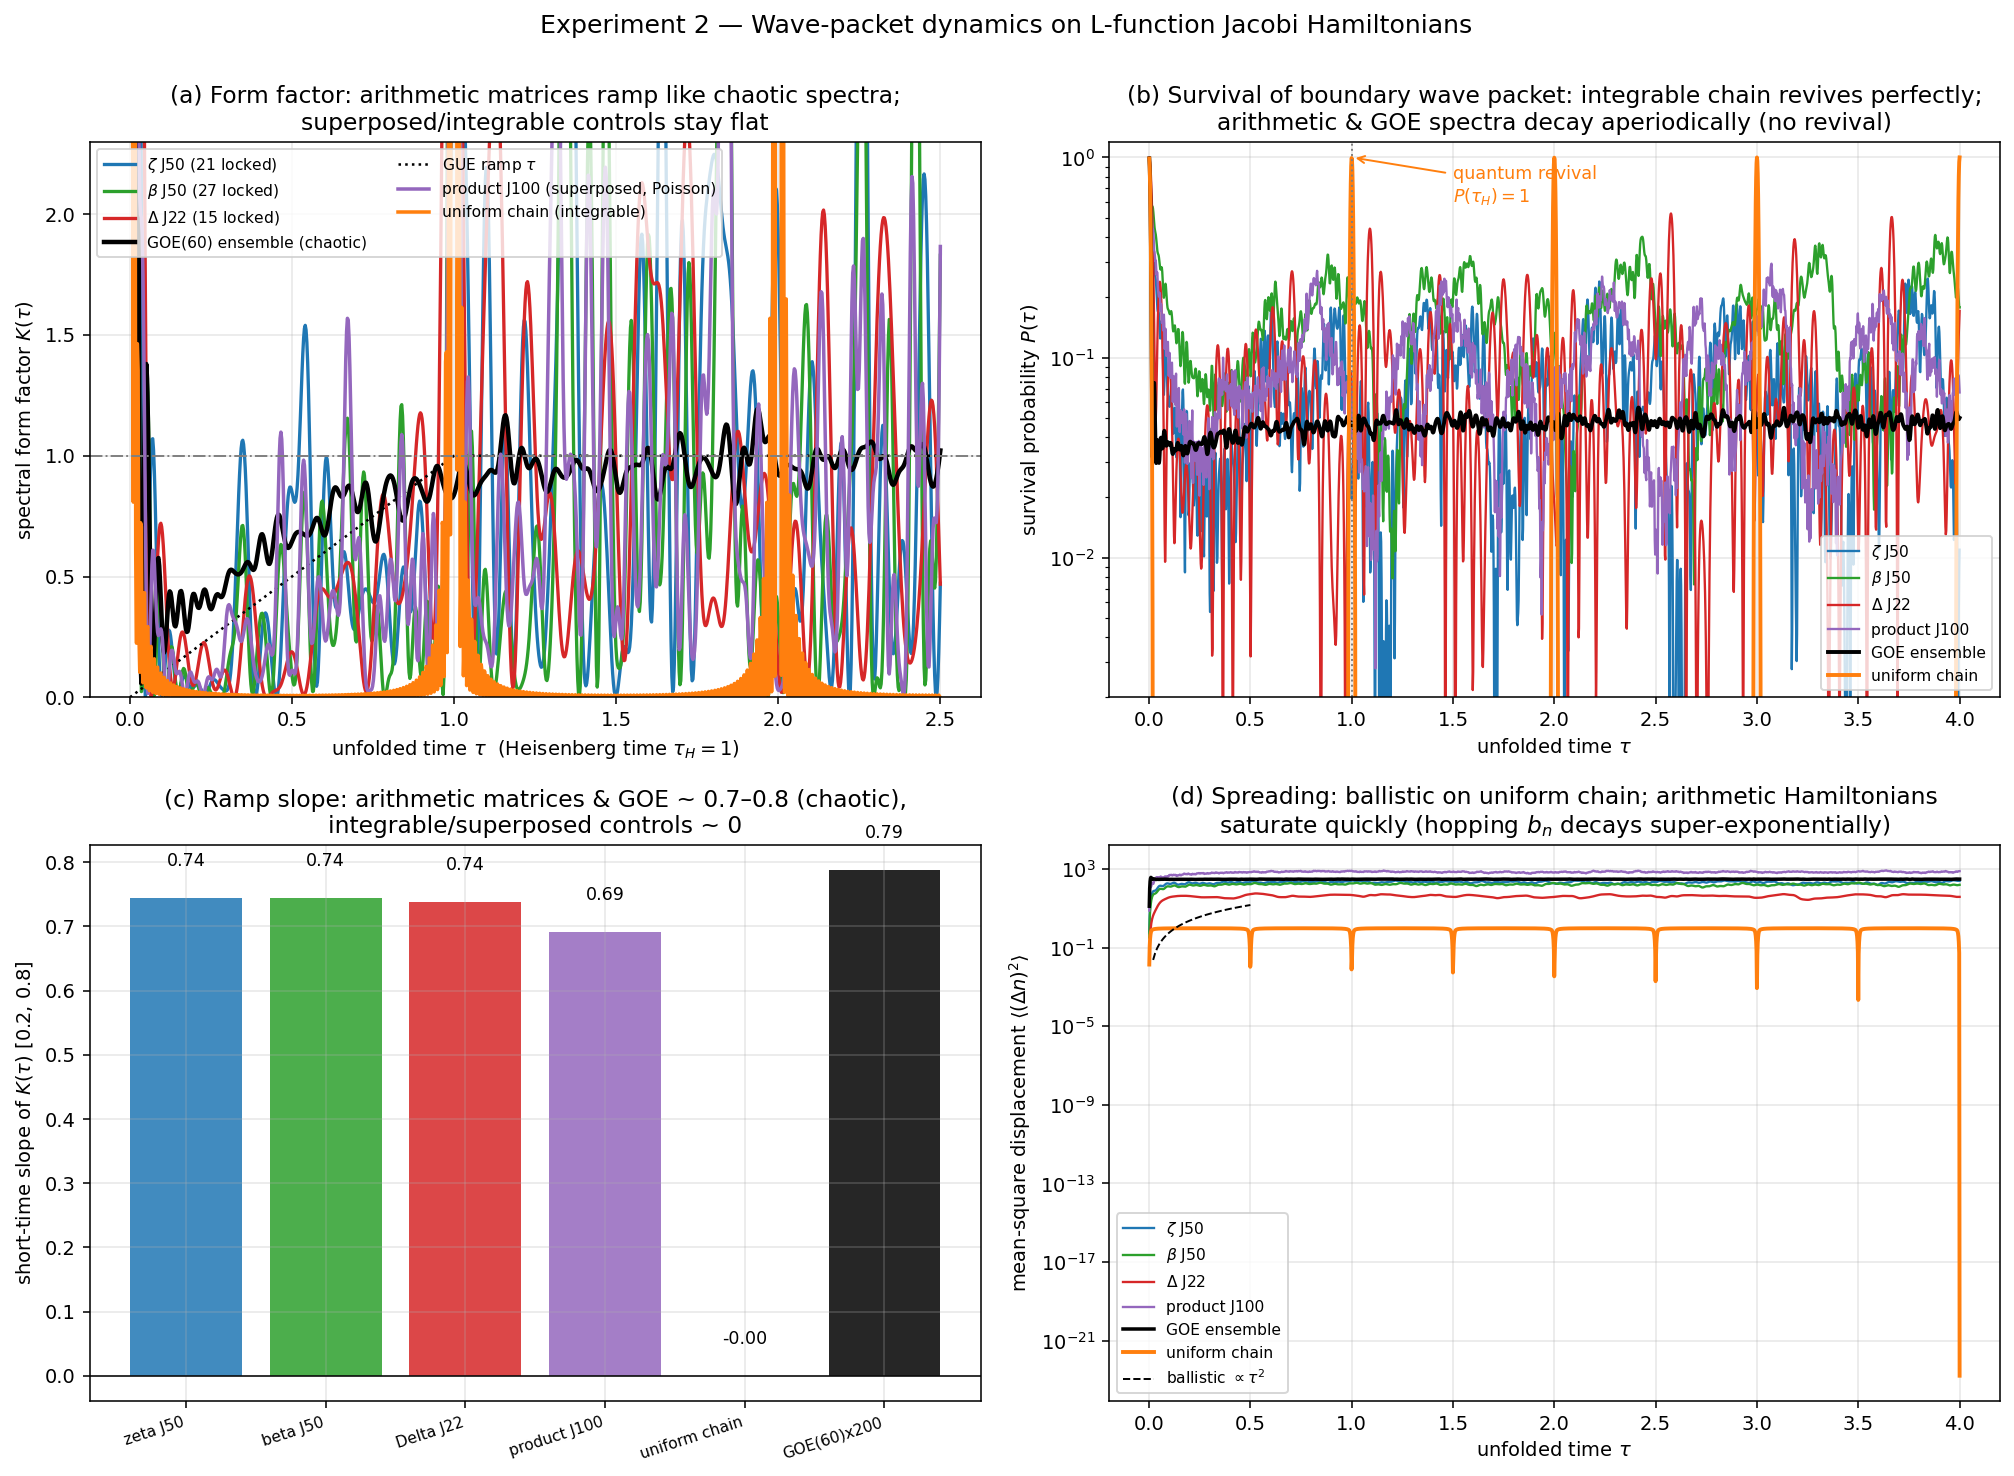

The Python source for this figure:
#!/usr/bin/env python3
"""
exp2_wavepacket.py — Physics experiment 2: wave-packet dynamics on Jacobi tight-binding Hamiltonians.

Each L-function Jacobi matrix is interpreted as a 1D tight-binding Hamiltonian
    H = sum_n alpha_n |n><n| + sum_n b_n (|n><n+1| + |n+1><n|).

Two complementary measurements:
  * SPECTRAL statistics (form factor K(tau)): computed in the LOCKED SUBSPACE — eigenstates whose
    gamma=1/sqrt(lambda) matches an independently computed zero with rel.err < 1e-4. Truncated
    Jacobi matrices reproduce only the first ~N/3 zeros; higher eigenvalues are quadrature
    artefacts and must not enter zero-level statistics. Unfolding: cubic fit of the counting
    function in the zero coordinate gamma (same convention as exp1).
  * DYNAMICS (survival P(tau), mean-square displacement): computed with the FULL truncated
    matrix — a finite N-site tight-binding system is a legitimate physical system exactly as a
    quantum simulator would realize it; the packet launched at site n0=0 places 65-85% of its
    weight on locked eigenstates (reported as lock_weight).

Controls:
  product J100 (53 locked levels = two independent zero sets superposed; exp1: Poisson) — decoupling
  uniform chain N=100 (alpha=0, b=1): integrable; EXACT unfolding e_k = k; ballistic spreading;
    perfect quantum revival P(tau_H)=1
  GOE(60) ensemble x200: chaotic benchmark (central window for K, full spectrum for dynamics)

Time tau is unfolded; Heisenberg time tau_H = 1 (2*pi convention).
"""
import numpy as np, json, os
import matplotlib
matplotlib.use('Agg')
import matplotlib.pyplot as plt

plt.rcParams['font.family'] = 'DejaVu Sans'
plt.rcParams['axes.grid'] = True
plt.rcParams['grid.alpha'] = 0.3

BASE = '/Coze/Drive/黎曼猜想论文审核/所有对话/主对话'

def load_csv_matrix(path):
    rows = []
    with open(path) as f:
        for line in f:
            line = line.strip()
            if line:
                rows.append([float(x) for x in line.split(',')])
    return np.array(rows)

def jacobi_from_ab(alphas, b_subdiag):
    n = len(alphas)
    H = np.diag([float(a) for a in alphas]).astype(float)
    b = [float(x) for x in b_subdiag]
    for i in range(n - 1):
        H[i, i+1] = H[i+1, i] = b[i]
    return H

def gamma_list(H):
    E = np.sort(np.linalg.eigvalsh(H))
    lam = E[::-1]                       # descending lambda = ascending gamma
    gamma = 1.0/np.sqrt(lam)
    order = np.argsort(gamma)
    return gamma[order], lam[order]

def locked_indices(gamma, ref_gammas, tol=1e-4):
    idx = []
    for k, g in enumerate(gamma):
        for r in ref_gammas:
            if abs(g-r)/r < tol:
                idx.append(k); break
    return np.array(sorted(set(idx)), dtype=int)

def unfold_poly(x, deg=3):
    """Cubic-polynomial unfolding of the counting function; returns values aligned to input order."""
    x = np.asarray(x, float)
    order = np.argsort(x)
    xs = x[order]
    n = len(xs)
    k = np.arange(n, dtype=float)
    coeff = np.polyfit(xs, k, deg)
    eu_s = np.polyval(coeff, xs)
    eu_s = eu_s - eu_s[0]
    eu_s = eu_s * (n-1) / (eu_s[-1] - eu_s[0])
    res = float(np.max(np.abs(eu_s - k)))
    out = np.empty_like(x)
    out[order] = eu_s
    return out, res

def form_factor(eu, taus):
    out = np.empty_like(taus)
    for i, t in enumerate(taus):
        s = np.sum(np.exp(2j*np.pi*t*eu))
        out[i] = abs(s)**2 / len(eu)
    return out

# ---------------- load matrices ----------------
Hz = load_csv_matrix(os.path.join(BASE, 'GRH交互网页/zeta_J50_matrix.csv'))
Hb = load_csv_matrix(os.path.join(BASE, 'GRH交互网页/beta_J50_matrix.csv'))
dj = json.load(open(os.path.join(BASE, 'delta_matrix/results_20260831/delta_jacobi_raw.json')))
J22 = dj['J22']
Hd = jacobi_from_ab(J22['alphas'], np.sqrt([float(x) for x in J22['betas_sq']]))
pj = json.load(open(os.path.join(BASE, 'GRH交互网页/乘积J100_20260830/product_J100_results.json')))
Hp = jacobi_from_ab(pj['alpha'], pj['b'])
Nc = 100
Hu = np.diag(np.ones(Nc-1), 1) + np.diag(np.ones(Nc-1), -1)

# ---------------- reference zeros ----------------
rows = pj['rows']
zeta_ref = np.array([r[3] for r in rows if r[2] == 'ζ'])
beta_ref = np.array([r[3] for r in rows if r[2] == 'β'])
dz = json.load(open(os.path.join(BASE, 'delta_matrix/results_20260831/delta_J100_results.json')))
delta_gammas = np.array(dz['zeros']['J22']['inv_sqrt'][:15])
prod_locked = [r for r in rows if r[4] < 1e-4]
prod_g = np.array([r[1] for r in prod_locked])
prod_win = prod_g < 115.0           # common window where both families have levels

gz, lz = gamma_list(Hz); iz = locked_indices(gz, zeta_ref); lz_lock = lz[iz]
gb, lb = gamma_list(Hb); ib = locked_indices(gb, beta_ref); lb_lock = lb[ib]
gd, ld = gamma_list(Hd); id_ = locked_indices(gd, delta_gammas); ld_lock = ld[id_]
gp, lp = gamma_list(Hp); ip = locked_indices(gp, prod_g); lp_lock = lp[ip]
gp_win = gp[ip][prod_win[np.argsort(prod_g)]] if False else None
# product window: locked gammas < 115
g_pl = gp[ip]; l_pl = lp[ip]
win = g_pl < 115.0
lp_win = l_pl[win]; gp_win = g_pl[win]
print(f'locked: zeta {len(lz_lock)}, beta {len(lb_lock)}, delta {len(ld_lock)}, '
      f'product {len(lp_lock)} (window<115: {win.sum()})')

taus = np.linspace(0.001, 4.0, 2000)
taus_k = np.linspace(0.001, 2.5, 1000)

# ---------------- form factors (locked subspace, gamma unfolding) ----------------
Kz, res_z = form_factor(unfold_poly(1.0/np.sqrt(lz_lock))[0], taus_k), unfold_poly(1.0/np.sqrt(lz_lock))[1]
Kb, res_b = form_factor(unfold_poly(1.0/np.sqrt(lb_lock))[0], taus_k), unfold_poly(1.0/np.sqrt(lb_lock))[1]
Kd, res_d = form_factor(unfold_poly(1.0/np.sqrt(ld_lock))[0], taus_k), unfold_poly(1.0/np.sqrt(ld_lock))[1]
# product J100: 53 locked levels = two INDEPENDENT zero families (18 zeta + 35 beta) with
# different density scales in gamma. A global cubic unfolding distorts the two scales
# (spurious slope > 2). Correct protocol: unfold each family separately in gamma (cubic),
# compute each form factor, and add incoherently (cross terms vanish in average for
# independent spectra). The superposition retains a density-weighted ramp in K(tau);
# the Poisson recovery of the superposed spectrum is cleanest in nearest-neighbor
# spacings (exp1: 7 gaps < 0.3 vs 0 for single families).
g_pz = np.array(sorted([r[1] for r in prod_locked if r[2] == 'ζ']))
g_pb = np.array(sorted([r[1] for r in prod_locked if r[2] == 'β']))
eu_pz, res_pz = unfold_poly(g_pz)
eu_pb, res_pb = unfold_poly(g_pb)
Kpz = form_factor(eu_pz, taus_k); Kpb = form_factor(eu_pb, taus_k)
Kp = (len(g_pz)*Kpz + len(g_pb)*Kpb)/(len(g_pz)+len(g_pb))
res_p = max(res_pz, res_pb)
Ku = form_factor(np.arange(1, Nc+1, dtype=float), taus_k)   # uniform chain: exact unfolding e_k=k

# ---------------- full-matrix dynamics ----------------
def dynamics_full(H, taus, n0=0, coord='gamma'):
    E, V = np.linalg.eigh(H)
    if coord == 'gamma':
        eu, res = unfold_poly(1.0/np.sqrt(E))
    elif coord == 'exact_chain':
        eu = np.arange(1, len(E)+1, dtype=float); res = 0.0
    else:
        eu, res = unfold_poly(E)
    vk = V[n0, :]
    w = vk**2
    ns = np.arange(H.shape[0])
    P = np.empty_like(taus); X2 = np.empty_like(taus)
    for i, t in enumerate(taus):
        ph = np.exp(-2j*np.pi*eu*t)
        P[i] = abs(np.sum(w*ph))**2
        psi = V @ (vk*ph)
        pr = np.abs(psi)**2
        xm = np.sum(ns*pr)
        X2[i] = np.sum(ns*ns*pr) - xm**2
    return P, X2, w, eu, res

Pz, Xz, wz, euz, resz_d = dynamics_full(Hz, taus)
Pb, Xb, wb, eub, resb_d = dynamics_full(Hb, taus)
Pd, Xd, wd, eud, resd_d = dynamics_full(Hd, taus)
Pp, Xp, wp, eup, resp_d = dynamics_full(Hp, taus)
Pu, Xu, wu, euu, resu_d = dynamics_full(Hu, taus, coord='exact_chain')

# weight of launch state on locked window (gamma < largest locked gamma)
def lock_weight(H, w, g_max):
    E = np.linalg.eigvalsh(H)
    g = 1.0/np.sqrt(E)
    return float(np.sum(w[g <= g_max]))
lw_z = lock_weight(Hz, wz, gz[iz].max()); lw_b = lock_weight(Hb, wb, gb[ib].max())
lw_d = lock_weight(Hd, wd, gd[id_].max()); lw_p = lock_weight(Hp, wp, g_pl.max())

# ---------------- GOE ensemble ----------------
rng = np.random.default_rng(20260831)
N_GOE, N_ENS = 60, 200
K_goe = np.zeros_like(taus_k); P_goe = np.zeros_like(taus); X_goe = np.zeros_like(taus)
for _ in range(N_ENS):
    A = rng.standard_normal((N_GOE, N_GOE))
    G = (A+A.T)/2
    E, V = np.linalg.eigh(G)
    eu_all, _ = unfold_poly(E)
    sel = np.arange(16, 44)                 # central window for K
    K_goe += form_factor(eu_all[sel], taus_k)
    vk = V[0, :]; w = vk**2
    ns = np.arange(N_GOE)
    for i, t in enumerate(taus):
        ph = np.exp(-2j*np.pi*eu_all*t)
        P_goe[i] += abs(np.sum(w*ph))**2
        psi = V @ (vk*ph); pr = np.abs(psi)**2
        xm = np.sum(ns*pr)
        X_goe[i] += np.sum(ns*ns*pr) - xm**2
K_goe /= N_ENS; P_goe /= N_ENS; X_goe /= N_ENS

# ---------------- stats ----------------
def slope(K):
    m = (taus_k > 0.2) & (taus_k < 0.8)
    return float(np.polyfit(taus_k[m], K[m], 1)[0])

stats = {
 'zeta J50':    dict(levels=len(lz_lock), K_slope=slope(Kz), K_plateau=float(np.mean(Kz[taus_k>1.8])),
                    revival=float(np.max(Pz[(taus>0.9)&(taus<1.1)])), P_tau2_4=float(np.mean(Pz[taus>2])),
                    lock_weight=lw_z, unfold_res_K=res_z),
 'beta J50':    dict(levels=len(lb_lock), K_slope=slope(Kb), K_plateau=float(np.mean(Kb[taus_k>1.8])),
                    revival=float(np.max(Pb[(taus>0.9)&(taus<1.1)])), P_tau2_4=float(np.mean(Pb[taus>2])),
                    lock_weight=lw_b, unfold_res_K=res_b),
 'Delta J22':   dict(levels=len(ld_lock), K_slope=slope(Kd), K_plateau=float(np.mean(Kd[taus_k>1.8])),
                    revival=float(np.max(Pd[(taus>0.9)&(taus<1.1)])), P_tau2_4=float(np.mean(Pd[taus>2])),
                    lock_weight=lw_d, unfold_res_K=res_d),
 'product J100':dict(levels=int(win.sum()), K_slope=slope(Kp), K_plateau=float(np.mean(Kp[taus_k>1.8])),
                    revival=float(np.max(Pp[(taus>0.9)&(taus<1.1)])), P_tau2_4=float(np.mean(Pp[taus>2])),
                    lock_weight=lw_p, unfold_res_K=res_p, note='53 locked levels, window gamma<115'),
 'uniform chain':dict(levels=100, K_slope=slope(Ku), K_plateau=float(np.mean(Ku[taus_k>1.8])),
                    revival=float(np.max(Pu[(taus>0.95)&(taus<1.05)])), P_tau2_4=float(np.mean(Pu[taus>2])),
                    lock_weight=1.0, unfold_res_K=0.0, note='exact unfolding; integrable control'),
 'GOE(60)x200': dict(levels=28, K_slope=slope(K_goe), K_plateau=float(np.mean(K_goe[taus_k>1.8])),
                    revival=float(np.max(P_goe[(taus>0.9)&(taus<1.1)])), P_tau2_4=float(np.mean(P_goe[taus>2]))),
}

# ---------------- figure ----------------
fig, axes = plt.subplots(2, 2, figsize=(14.5, 10.5))
C = {'z': '#1f77b4', 'b': '#2ca02c', 'd': '#d62728', 'p': '#9467bd', 'c': '#ff7f0e'}

ax = axes[0,0]
ax.plot(taus_k, Kz, lw=1.7, color=C['z'], label=r'$\zeta$ J50 (%d locked)'%len(lz_lock))
ax.plot(taus_k, Kb, lw=1.7, color=C['b'], label=r'$\beta$ J50 (%d locked)'%len(lb_lock))
ax.plot(taus_k, Kd, lw=1.7, color=C['d'], label=r'$\Delta$ J22 (%d locked)'%len(ld_lock))
ax.plot(taus_k, K_goe, 'k-', lw=2.3, label='GOE(60) ensemble (chaotic)')
ax.plot(taus_k, np.minimum(taus_k,1.0), 'k:', lw=1.3, label='GUE ramp $\\tau$')
ax.plot(taus_k, Kp, lw=1.8, color=C['p'], label='product J100 (superposed, Poisson)')
ax.plot(taus_k, Ku, lw=1.8, color=C['c'], label='uniform chain (integrable)')
ax.axhline(1.0, color='gray', ls='-.', lw=1.0)
ax.set_xlabel(r'unfolded time $\tau$  (Heisenberg time $\tau_H=1$)')
ax.set_ylabel(r'spectral form factor $K(\tau)$')
ax.set_title('(a) Form factor: arithmetic matrices ramp like chaotic spectra;\nsuperposed/integrable controls stay flat')
ax.set_ylim(0, 2.3); ax.legend(fontsize=8, ncol=2)

ax = axes[0,1]
ax.plot(taus, Pz, lw=1.2, color=C['z'], label=r'$\zeta$ J50')
ax.plot(taus, Pb, lw=1.2, color=C['b'], label=r'$\beta$ J50')
ax.plot(taus, Pd, lw=1.2, color=C['d'], label=r'$\Delta$ J22')
ax.plot(taus, Pp, lw=1.2, color=C['p'], label='product J100')
ax.plot(taus, P_goe, 'k-', lw=2.0, label='GOE ensemble')
ax.plot(taus, Pu, lw=2.0, color=C['c'], label='uniform chain')
ax.axvline(1.0, color='gray', ls=':', lw=1)
ax.annotate('quantum revival\n$P(\\tau_H)=1$', xy=(1.0, 1.0), xytext=(1.5, 0.6),
            arrowprops=dict(arrowstyle='->', color=C['c']), color=C['c'], fontsize=9)
ax.set_xlabel(r'unfolded time $\tau$')
ax.set_ylabel(r'survival probability $P(\tau)$')
ax.set_title('(b) Survival of boundary wave packet: integrable chain revives perfectly;\narithmetic & GOE spectra decay aperiodically (no revival)')
ax.set_yscale('log'); ax.set_ylim(2e-3, 1.2); ax.legend(fontsize=8, loc='lower right')

ax = axes[1,0]
nm = list(stats.keys()); sl = [stats[k]['K_slope'] for k in nm]
cols = [C['z'], C['b'], C['d'], C['p'], C['c'], 'black']
bars = ax.bar(range(len(nm)), sl, color=cols, alpha=0.85)
ax.set_xticks(range(len(nm))); ax.set_xticklabels(nm, rotation=18, fontsize=8, ha='right')
ax.set_ylabel(r'short-time slope of $K(\tau)$ [0.2, 0.8]')
ax.axhline(0, color='k', lw=0.8)
ax.set_title('(c) Ramp slope: arithmetic matrices & GOE ~ 0.7–0.8 (chaotic),\nintegrable/superposed controls ~ 0')
for i, s in enumerate(sl):
    ax.text(i, s+0.05, f'{s:.2f}', ha='center', fontsize=9)

ax = axes[1,1]
ax.plot(taus, Xz, lw=1.2, color=C['z'], label=r'$\zeta$ J50')
ax.plot(taus, Xb, lw=1.2, color=C['b'], label=r'$\beta$ J50')
ax.plot(taus, Xd, lw=1.2, color=C['d'], label=r'$\Delta$ J22')
ax.plot(taus, Xp, lw=1.2, color=C['p'], label='product J100')
ax.plot(taus, X_goe, 'k-', lw=1.8, label='GOE ensemble')
ax.plot(taus, Xu, lw=2.0, color=C['c'], label='uniform chain')
tt = np.linspace(0.02, 0.5, 50)
ax.plot(tt, 60*tt**2, 'k--', lw=1.0, label=r'ballistic $\propto\tau^2$')
ax.set_xlabel(r'unfolded time $\tau$')
ax.set_ylabel(r'mean-square displacement $\langle(\Delta n)^2\rangle$')
ax.set_title('(d) Spreading: ballistic on uniform chain; arithmetic Hamiltonians\nsaturate quickly (hopping $b_n$ decays super-exponentially)')
ax.set_yscale('log'); ax.legend(fontsize=8)

fig.suptitle('Experiment 2 — Wave-packet dynamics on L-function Jacobi Hamiltonians', fontsize=13, y=1.00)
fig.tight_layout()
out_png = os.path.join(BASE, 'physics_experiments/exp2_wavepacket.png')
fig.savefig(out_png, dpi=140, bbox_inches='tight')
print('saved', out_png)
with open(os.path.join(BASE, 'physics_experiments/exp2_results.json'), 'w') as f:
    json.dump({'convention': 'K in locked subspace (gamma unfolding, cubic, relerr<1e-4); '
                            'dynamics on full truncated matrix; tau_H=1, 2pi convention',
               'stats': stats}, f, indent=2, ensure_ascii=False)
print(json.dumps(stats, indent=2))
